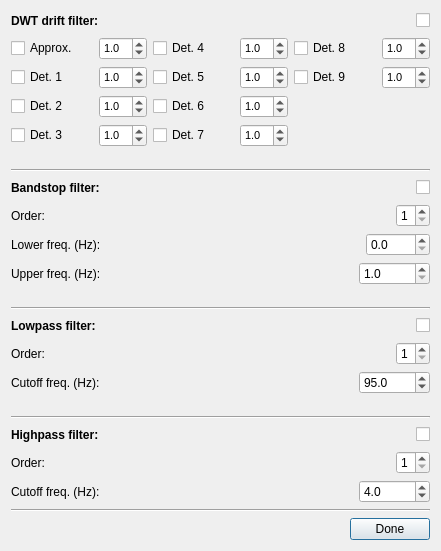
<?xml version="1.0" encoding="UTF-8"?>
<ui version="4.0">
 <class>DSP_NoiseSettings</class>
 <widget class="QDialog" name="DSP_NoiseSettings">
  <property name="geometry">
   <rect>
    <x>0</x>
    <y>0</y>
    <width>441</width>
    <height>551</height>
   </rect>
  </property>
  <property name="windowTitle">
   <string>Filtering settings</string>
  </property>
  <layout class="QVBoxLayout" name="verticalLayout_7">
   <item>
    <layout class="QHBoxLayout" name="horizontalLayout_11">
     <item>
      <layout class="QVBoxLayout" name="verticalLayout_4">
       <item>
        <widget class="QLabel" name="label_12">
         <property name="font">
          <font>
           <pointsize>9</pointsize>
           <weight>75</weight>
           <bold>true</bold>
          </font>
         </property>
         <property name="text">
          <string>DWT drift filter:</string>
         </property>
        </widget>
       </item>
      </layout>
     </item>
     <item>
      <spacer name="horizontalSpacer_11">
       <property name="orientation">
        <enum>Qt::Horizontal</enum>
       </property>
       <property name="sizeHint" stdset="0">
        <size>
         <width>40</width>
         <height>20</height>
        </size>
       </property>
      </spacer>
     </item>
     <item>
      <widget class="QCheckBox" name="checkBox_use_DWTdriftremove">
       <property name="text">
        <string/>
       </property>
       <property name="checked">
        <bool>false</bool>
       </property>
      </widget>
     </item>
    </layout>
   </item>
   <item>
    <layout class="QHBoxLayout" name="horizontalLayout_22">
     <item>
      <layout class="QVBoxLayout" name="verticalLayout">
       <item>
        <layout class="QHBoxLayout" name="horizontalLayout_12">
         <property name="spacing">
          <number>0</number>
         </property>
         <item>
          <widget class="QCheckBox" name="checkBox_approx">
           <property name="font">
            <font>
             <pointsize>9</pointsize>
            </font>
           </property>
           <property name="text">
            <string>Approx.</string>
           </property>
          </widget>
         </item>
         <item>
          <widget class="QDoubleSpinBox" name="doubleSpinBox_approxThresh">
           <property name="sizePolicy">
            <sizepolicy hsizetype="Maximum" vsizetype="Fixed">
             <horstretch>0</horstretch>
             <verstretch>0</verstretch>
            </sizepolicy>
           </property>
           <property name="font">
            <font>
             <pointsize>8</pointsize>
            </font>
           </property>
           <property name="decimals">
            <number>1</number>
           </property>
           <property name="maximum">
            <double>10.000000000000000</double>
           </property>
           <property name="singleStep">
            <double>0.100000000000000</double>
           </property>
           <property name="value">
            <double>1.000000000000000</double>
           </property>
          </widget>
         </item>
        </layout>
       </item>
       <item>
        <layout class="QHBoxLayout" name="horizontalLayout_13">
         <property name="spacing">
          <number>0</number>
         </property>
         <item>
          <widget class="QCheckBox" name="checkBox_det1">
           <property name="font">
            <font>
             <pointsize>9</pointsize>
            </font>
           </property>
           <property name="text">
            <string>Det. 1</string>
           </property>
          </widget>
         </item>
         <item>
          <widget class="QDoubleSpinBox" name="doubleSpinBox_Det1Thresh">
           <property name="sizePolicy">
            <sizepolicy hsizetype="Maximum" vsizetype="Fixed">
             <horstretch>0</horstretch>
             <verstretch>0</verstretch>
            </sizepolicy>
           </property>
           <property name="font">
            <font>
             <pointsize>8</pointsize>
            </font>
           </property>
           <property name="decimals">
            <number>1</number>
           </property>
           <property name="maximum">
            <double>10.000000000000000</double>
           </property>
           <property name="singleStep">
            <double>0.100000000000000</double>
           </property>
           <property name="value">
            <double>1.000000000000000</double>
           </property>
          </widget>
         </item>
        </layout>
       </item>
       <item>
        <layout class="QHBoxLayout" name="horizontalLayout_14">
         <property name="spacing">
          <number>0</number>
         </property>
         <item>
          <widget class="QCheckBox" name="checkBox_det2">
           <property name="font">
            <font>
             <pointsize>9</pointsize>
            </font>
           </property>
           <property name="text">
            <string>Det. 2</string>
           </property>
          </widget>
         </item>
         <item>
          <widget class="QDoubleSpinBox" name="doubleSpinBox_Det2Thresh">
           <property name="sizePolicy">
            <sizepolicy hsizetype="Maximum" vsizetype="Fixed">
             <horstretch>0</horstretch>
             <verstretch>0</verstretch>
            </sizepolicy>
           </property>
           <property name="font">
            <font>
             <pointsize>8</pointsize>
            </font>
           </property>
           <property name="decimals">
            <number>1</number>
           </property>
           <property name="maximum">
            <double>10.000000000000000</double>
           </property>
           <property name="singleStep">
            <double>0.100000000000000</double>
           </property>
           <property name="value">
            <double>1.000000000000000</double>
           </property>
          </widget>
         </item>
        </layout>
       </item>
       <item>
        <layout class="QHBoxLayout" name="horizontalLayout_15">
         <property name="spacing">
          <number>0</number>
         </property>
         <item>
          <widget class="QCheckBox" name="checkBox_det3">
           <property name="font">
            <font>
             <pointsize>9</pointsize>
            </font>
           </property>
           <property name="text">
            <string>Det. 3</string>
           </property>
          </widget>
         </item>
         <item>
          <widget class="QDoubleSpinBox" name="doubleSpinBox_Det3Thresh">
           <property name="sizePolicy">
            <sizepolicy hsizetype="Maximum" vsizetype="Fixed">
             <horstretch>0</horstretch>
             <verstretch>0</verstretch>
            </sizepolicy>
           </property>
           <property name="font">
            <font>
             <pointsize>8</pointsize>
            </font>
           </property>
           <property name="decimals">
            <number>1</number>
           </property>
           <property name="maximum">
            <double>10.000000000000000</double>
           </property>
           <property name="singleStep">
            <double>0.100000000000000</double>
           </property>
           <property name="value">
            <double>1.000000000000000</double>
           </property>
          </widget>
         </item>
        </layout>
       </item>
       <item>
        <spacer name="verticalSpacer_5">
         <property name="orientation">
          <enum>Qt::Vertical</enum>
         </property>
         <property name="sizeHint" stdset="0">
          <size>
           <width>20</width>
           <height>40</height>
          </size>
         </property>
        </spacer>
       </item>
      </layout>
     </item>
     <item>
      <layout class="QVBoxLayout" name="verticalLayout_5">
       <item>
        <layout class="QHBoxLayout" name="horizontalLayout_16">
         <property name="spacing">
          <number>0</number>
         </property>
         <item>
          <widget class="QCheckBox" name="checkBox_det4">
           <property name="font">
            <font>
             <pointsize>9</pointsize>
            </font>
           </property>
           <property name="text">
            <string>Det. 4</string>
           </property>
          </widget>
         </item>
         <item>
          <widget class="QDoubleSpinBox" name="doubleSpinBox_Det4Thresh">
           <property name="sizePolicy">
            <sizepolicy hsizetype="Maximum" vsizetype="Fixed">
             <horstretch>0</horstretch>
             <verstretch>0</verstretch>
            </sizepolicy>
           </property>
           <property name="font">
            <font>
             <pointsize>8</pointsize>
            </font>
           </property>
           <property name="decimals">
            <number>1</number>
           </property>
           <property name="maximum">
            <double>10.000000000000000</double>
           </property>
           <property name="singleStep">
            <double>0.100000000000000</double>
           </property>
           <property name="value">
            <double>1.000000000000000</double>
           </property>
          </widget>
         </item>
        </layout>
       </item>
       <item>
        <layout class="QHBoxLayout" name="horizontalLayout_17">
         <property name="spacing">
          <number>0</number>
         </property>
         <item>
          <widget class="QCheckBox" name="checkBox_det5">
           <property name="font">
            <font>
             <pointsize>9</pointsize>
            </font>
           </property>
           <property name="text">
            <string>Det. 5</string>
           </property>
          </widget>
         </item>
         <item>
          <widget class="QDoubleSpinBox" name="doubleSpinBox_Det5Thresh">
           <property name="sizePolicy">
            <sizepolicy hsizetype="Maximum" vsizetype="Fixed">
             <horstretch>0</horstretch>
             <verstretch>0</verstretch>
            </sizepolicy>
           </property>
           <property name="font">
            <font>
             <pointsize>8</pointsize>
            </font>
           </property>
           <property name="decimals">
            <number>1</number>
           </property>
           <property name="maximum">
            <double>10.000000000000000</double>
           </property>
           <property name="singleStep">
            <double>0.100000000000000</double>
           </property>
           <property name="value">
            <double>1.000000000000000</double>
           </property>
          </widget>
         </item>
        </layout>
       </item>
       <item>
        <layout class="QHBoxLayout" name="horizontalLayout_18">
         <property name="spacing">
          <number>0</number>
         </property>
         <item>
          <widget class="QCheckBox" name="checkBox_det6">
           <property name="font">
            <font>
             <pointsize>9</pointsize>
            </font>
           </property>
           <property name="text">
            <string>Det. 6</string>
           </property>
          </widget>
         </item>
         <item>
          <widget class="QDoubleSpinBox" name="doubleSpinBox_Det6Thresh">
           <property name="sizePolicy">
            <sizepolicy hsizetype="Maximum" vsizetype="Fixed">
             <horstretch>0</horstretch>
             <verstretch>0</verstretch>
            </sizepolicy>
           </property>
           <property name="font">
            <font>
             <pointsize>8</pointsize>
            </font>
           </property>
           <property name="decimals">
            <number>1</number>
           </property>
           <property name="maximum">
            <double>10.000000000000000</double>
           </property>
           <property name="singleStep">
            <double>0.100000000000000</double>
           </property>
           <property name="value">
            <double>1.000000000000000</double>
           </property>
          </widget>
         </item>
        </layout>
       </item>
       <item>
        <layout class="QHBoxLayout" name="horizontalLayout_19">
         <property name="spacing">
          <number>0</number>
         </property>
         <item>
          <widget class="QCheckBox" name="checkBox_det7">
           <property name="font">
            <font>
             <pointsize>9</pointsize>
            </font>
           </property>
           <property name="text">
            <string>Det. 7</string>
           </property>
          </widget>
         </item>
         <item>
          <widget class="QDoubleSpinBox" name="doubleSpinBox_Det7Thresh">
           <property name="sizePolicy">
            <sizepolicy hsizetype="Maximum" vsizetype="Fixed">
             <horstretch>0</horstretch>
             <verstretch>0</verstretch>
            </sizepolicy>
           </property>
           <property name="font">
            <font>
             <pointsize>8</pointsize>
            </font>
           </property>
           <property name="decimals">
            <number>1</number>
           </property>
           <property name="maximum">
            <double>10.000000000000000</double>
           </property>
           <property name="singleStep">
            <double>0.100000000000000</double>
           </property>
           <property name="value">
            <double>1.000000000000000</double>
           </property>
          </widget>
         </item>
        </layout>
       </item>
       <item>
        <spacer name="verticalSpacer_4">
         <property name="orientation">
          <enum>Qt::Vertical</enum>
         </property>
         <property name="sizeHint" stdset="0">
          <size>
           <width>20</width>
           <height>40</height>
          </size>
         </property>
        </spacer>
       </item>
      </layout>
     </item>
     <item>
      <layout class="QVBoxLayout" name="verticalLayout_6">
       <item>
        <layout class="QHBoxLayout" name="horizontalLayout_20">
         <property name="spacing">
          <number>0</number>
         </property>
         <item>
          <widget class="QCheckBox" name="checkBox_det8">
           <property name="font">
            <font>
             <pointsize>9</pointsize>
            </font>
           </property>
           <property name="text">
            <string>Det. 8</string>
           </property>
          </widget>
         </item>
         <item>
          <widget class="QDoubleSpinBox" name="doubleSpinBox_Det8Thresh">
           <property name="sizePolicy">
            <sizepolicy hsizetype="Maximum" vsizetype="Fixed">
             <horstretch>0</horstretch>
             <verstretch>0</verstretch>
            </sizepolicy>
           </property>
           <property name="font">
            <font>
             <pointsize>8</pointsize>
            </font>
           </property>
           <property name="decimals">
            <number>1</number>
           </property>
           <property name="maximum">
            <double>10.000000000000000</double>
           </property>
           <property name="singleStep">
            <double>0.100000000000000</double>
           </property>
           <property name="value">
            <double>1.000000000000000</double>
           </property>
          </widget>
         </item>
        </layout>
       </item>
       <item>
        <layout class="QHBoxLayout" name="horizontalLayout_21">
         <property name="spacing">
          <number>0</number>
         </property>
         <item>
          <widget class="QCheckBox" name="checkBox_det9">
           <property name="font">
            <font>
             <pointsize>9</pointsize>
            </font>
           </property>
           <property name="text">
            <string>Det. 9</string>
           </property>
          </widget>
         </item>
         <item>
          <widget class="QDoubleSpinBox" name="doubleSpinBox_Det9Thresh">
           <property name="sizePolicy">
            <sizepolicy hsizetype="Maximum" vsizetype="Fixed">
             <horstretch>0</horstretch>
             <verstretch>0</verstretch>
            </sizepolicy>
           </property>
           <property name="font">
            <font>
             <pointsize>8</pointsize>
            </font>
           </property>
           <property name="decimals">
            <number>1</number>
           </property>
           <property name="maximum">
            <double>10.000000000000000</double>
           </property>
           <property name="singleStep">
            <double>0.100000000000000</double>
           </property>
           <property name="value">
            <double>1.000000000000000</double>
           </property>
          </widget>
         </item>
        </layout>
       </item>
       <item>
        <spacer name="verticalSpacer_3">
         <property name="orientation">
          <enum>Qt::Vertical</enum>
         </property>
         <property name="sizeHint" stdset="0">
          <size>
           <width>20</width>
           <height>40</height>
          </size>
         </property>
        </spacer>
       </item>
      </layout>
     </item>
    </layout>
   </item>
   <item>
    <widget class="Line" name="line_2">
     <property name="orientation">
      <enum>Qt::Horizontal</enum>
     </property>
    </widget>
   </item>
   <item>
    <layout class="QHBoxLayout" name="horizontalLayout_8">
     <item>
      <layout class="QVBoxLayout" name="verticalLayout_2">
       <item>
        <widget class="QLabel" name="label_2">
         <property name="font">
          <font>
           <pointsize>9</pointsize>
           <weight>75</weight>
           <bold>true</bold>
          </font>
         </property>
         <property name="text">
          <string>Bandstop filter:</string>
         </property>
        </widget>
       </item>
      </layout>
     </item>
     <item>
      <spacer name="horizontalSpacer_8">
       <property name="orientation">
        <enum>Qt::Horizontal</enum>
       </property>
       <property name="sizeHint" stdset="0">
        <size>
         <width>40</width>
         <height>20</height>
        </size>
       </property>
      </spacer>
     </item>
     <item>
      <widget class="QCheckBox" name="checkBox_use_bandstop">
       <property name="text">
        <string/>
       </property>
       <property name="checked">
        <bool>false</bool>
       </property>
      </widget>
     </item>
    </layout>
   </item>
   <item>
    <layout class="QHBoxLayout" name="horizontalLayout">
     <item>
      <widget class="QLabel" name="label_5">
       <property name="font">
        <font>
         <pointsize>9</pointsize>
        </font>
       </property>
       <property name="text">
        <string>Order:</string>
       </property>
      </widget>
     </item>
     <item>
      <spacer name="horizontalSpacer">
       <property name="orientation">
        <enum>Qt::Horizontal</enum>
       </property>
       <property name="sizeHint" stdset="0">
        <size>
         <width>40</width>
         <height>20</height>
        </size>
       </property>
      </spacer>
     </item>
     <item>
      <widget class="QSpinBox" name="spinBox_bandstopFilterOrder">
       <property name="sizePolicy">
        <sizepolicy hsizetype="Maximum" vsizetype="Fixed">
         <horstretch>0</horstretch>
         <verstretch>0</verstretch>
        </sizepolicy>
       </property>
       <property name="font">
        <font>
         <pointsize>9</pointsize>
        </font>
       </property>
       <property name="minimum">
        <number>1</number>
       </property>
       <property name="maximum">
        <number>5</number>
       </property>
      </widget>
     </item>
    </layout>
   </item>
   <item>
    <layout class="QHBoxLayout" name="horizontalLayout_2">
     <item>
      <widget class="QLabel" name="label_6">
       <property name="font">
        <font>
         <pointsize>9</pointsize>
        </font>
       </property>
       <property name="text">
        <string>Lower freq. (Hz):</string>
       </property>
      </widget>
     </item>
     <item>
      <spacer name="horizontalSpacer_2">
       <property name="orientation">
        <enum>Qt::Horizontal</enum>
       </property>
       <property name="sizeHint" stdset="0">
        <size>
         <width>40</width>
         <height>20</height>
        </size>
       </property>
      </spacer>
     </item>
     <item>
      <widget class="QDoubleSpinBox" name="doubleSpinBox_bandstopLowerFreq">
       <property name="sizePolicy">
        <sizepolicy hsizetype="Maximum" vsizetype="Fixed">
         <horstretch>0</horstretch>
         <verstretch>0</verstretch>
        </sizepolicy>
       </property>
       <property name="font">
        <font>
         <pointsize>9</pointsize>
        </font>
       </property>
       <property name="decimals">
        <number>1</number>
       </property>
       <property name="minimum">
        <double>0.000000000000000</double>
       </property>
       <property name="maximum">
        <double>1000.000000000000000</double>
       </property>
       <property name="value">
        <double>0.000000000000000</double>
       </property>
      </widget>
     </item>
    </layout>
   </item>
   <item>
    <layout class="QHBoxLayout" name="horizontalLayout_3">
     <item>
      <widget class="QLabel" name="label_7">
       <property name="font">
        <font>
         <pointsize>9</pointsize>
        </font>
       </property>
       <property name="text">
        <string>Upper freq. (Hz):</string>
       </property>
      </widget>
     </item>
     <item>
      <spacer name="horizontalSpacer_3">
       <property name="orientation">
        <enum>Qt::Horizontal</enum>
       </property>
       <property name="sizeHint" stdset="0">
        <size>
         <width>40</width>
         <height>20</height>
        </size>
       </property>
      </spacer>
     </item>
     <item>
      <widget class="QDoubleSpinBox" name="doubleSpinBox_bandstopUpperFreq">
       <property name="sizePolicy">
        <sizepolicy hsizetype="Maximum" vsizetype="Fixed">
         <horstretch>0</horstretch>
         <verstretch>0</verstretch>
        </sizepolicy>
       </property>
       <property name="font">
        <font>
         <pointsize>9</pointsize>
        </font>
       </property>
       <property name="decimals">
        <number>1</number>
       </property>
       <property name="minimum">
        <double>1.000000000000000</double>
       </property>
       <property name="maximum">
        <double>10000.000000000000000</double>
       </property>
      </widget>
     </item>
    </layout>
   </item>
   <item>
    <spacer name="verticalSpacer">
     <property name="orientation">
      <enum>Qt::Vertical</enum>
     </property>
     <property name="sizeHint" stdset="0">
      <size>
       <width>20</width>
       <height>40</height>
      </size>
     </property>
    </spacer>
   </item>
   <item>
    <widget class="Line" name="line_3">
     <property name="orientation">
      <enum>Qt::Horizontal</enum>
     </property>
    </widget>
   </item>
   <item>
    <layout class="QHBoxLayout" name="horizontalLayout_9">
     <item>
      <layout class="QVBoxLayout" name="verticalLayout_3">
       <item>
        <widget class="QLabel" name="label_3">
         <property name="font">
          <font>
           <pointsize>9</pointsize>
           <weight>75</weight>
           <bold>true</bold>
          </font>
         </property>
         <property name="text">
          <string>Lowpass filter:</string>
         </property>
        </widget>
       </item>
      </layout>
     </item>
     <item>
      <spacer name="horizontalSpacer_9">
       <property name="orientation">
        <enum>Qt::Horizontal</enum>
       </property>
       <property name="sizeHint" stdset="0">
        <size>
         <width>40</width>
         <height>20</height>
        </size>
       </property>
      </spacer>
     </item>
     <item>
      <widget class="QCheckBox" name="checkBox_use_lowpass">
       <property name="text">
        <string/>
       </property>
       <property name="checked">
        <bool>false</bool>
       </property>
      </widget>
     </item>
    </layout>
   </item>
   <item>
    <layout class="QHBoxLayout" name="horizontalLayout_6">
     <item>
      <widget class="QLabel" name="label_10">
       <property name="font">
        <font>
         <pointsize>9</pointsize>
        </font>
       </property>
       <property name="text">
        <string>Order:</string>
       </property>
      </widget>
     </item>
     <item>
      <spacer name="horizontalSpacer_6">
       <property name="orientation">
        <enum>Qt::Horizontal</enum>
       </property>
       <property name="sizeHint" stdset="0">
        <size>
         <width>40</width>
         <height>20</height>
        </size>
       </property>
      </spacer>
     </item>
     <item>
      <widget class="QSpinBox" name="spinBox_lowPassFilterOrder">
       <property name="sizePolicy">
        <sizepolicy hsizetype="Maximum" vsizetype="Fixed">
         <horstretch>0</horstretch>
         <verstretch>0</verstretch>
        </sizepolicy>
       </property>
       <property name="font">
        <font>
         <pointsize>9</pointsize>
        </font>
       </property>
       <property name="minimum">
        <number>1</number>
       </property>
       <property name="maximum">
        <number>5</number>
       </property>
      </widget>
     </item>
    </layout>
   </item>
   <item>
    <layout class="QHBoxLayout" name="horizontalLayout_4">
     <item>
      <widget class="QLabel" name="label_8">
       <property name="font">
        <font>
         <pointsize>9</pointsize>
        </font>
       </property>
       <property name="text">
        <string>Cutoff freq. (Hz):</string>
       </property>
      </widget>
     </item>
     <item>
      <spacer name="horizontalSpacer_4">
       <property name="orientation">
        <enum>Qt::Horizontal</enum>
       </property>
       <property name="sizeHint" stdset="0">
        <size>
         <width>40</width>
         <height>20</height>
        </size>
       </property>
      </spacer>
     </item>
     <item>
      <widget class="QDoubleSpinBox" name="doubleSpinBox_lowpassFreq">
       <property name="sizePolicy">
        <sizepolicy hsizetype="Maximum" vsizetype="Fixed">
         <horstretch>0</horstretch>
         <verstretch>0</verstretch>
        </sizepolicy>
       </property>
       <property name="font">
        <font>
         <pointsize>9</pointsize>
        </font>
       </property>
       <property name="decimals">
        <number>1</number>
       </property>
       <property name="minimum">
        <double>1.000000000000000</double>
       </property>
       <property name="maximum">
        <double>10000.000000000000000</double>
       </property>
       <property name="value">
        <double>95.000000000000000</double>
       </property>
      </widget>
     </item>
    </layout>
   </item>
   <item>
    <spacer name="verticalSpacer_2">
     <property name="orientation">
      <enum>Qt::Vertical</enum>
     </property>
     <property name="sizeHint" stdset="0">
      <size>
       <width>20</width>
       <height>40</height>
      </size>
     </property>
    </spacer>
   </item>
   <item>
    <widget class="Line" name="line_4">
     <property name="orientation">
      <enum>Qt::Horizontal</enum>
     </property>
    </widget>
   </item>
   <item>
    <layout class="QHBoxLayout" name="horizontalLayout_10">
     <item>
      <widget class="QLabel" name="label_4">
       <property name="font">
        <font>
         <pointsize>9</pointsize>
         <weight>75</weight>
         <bold>true</bold>
        </font>
       </property>
       <property name="text">
        <string>Highpass filter:</string>
       </property>
      </widget>
     </item>
     <item>
      <spacer name="horizontalSpacer_10">
       <property name="orientation">
        <enum>Qt::Horizontal</enum>
       </property>
       <property name="sizeHint" stdset="0">
        <size>
         <width>40</width>
         <height>20</height>
        </size>
       </property>
      </spacer>
     </item>
     <item>
      <widget class="QCheckBox" name="checkBox_use_highpass">
       <property name="text">
        <string/>
       </property>
       <property name="checked">
        <bool>false</bool>
       </property>
      </widget>
     </item>
    </layout>
   </item>
   <item>
    <layout class="QHBoxLayout" name="horizontalLayout_7">
     <item>
      <widget class="QLabel" name="label_11">
       <property name="font">
        <font>
         <pointsize>9</pointsize>
        </font>
       </property>
       <property name="text">
        <string>Order:</string>
       </property>
      </widget>
     </item>
     <item>
      <spacer name="horizontalSpacer_7">
       <property name="orientation">
        <enum>Qt::Horizontal</enum>
       </property>
       <property name="sizeHint" stdset="0">
        <size>
         <width>40</width>
         <height>20</height>
        </size>
       </property>
      </spacer>
     </item>
     <item>
      <widget class="QSpinBox" name="spinBox_highPassFilterOrder">
       <property name="sizePolicy">
        <sizepolicy hsizetype="Maximum" vsizetype="Fixed">
         <horstretch>0</horstretch>
         <verstretch>0</verstretch>
        </sizepolicy>
       </property>
       <property name="font">
        <font>
         <pointsize>9</pointsize>
        </font>
       </property>
       <property name="minimum">
        <number>1</number>
       </property>
       <property name="maximum">
        <number>5</number>
       </property>
      </widget>
     </item>
    </layout>
   </item>
   <item>
    <layout class="QHBoxLayout" name="horizontalLayout_5">
     <item>
      <widget class="QLabel" name="label_9">
       <property name="font">
        <font>
         <pointsize>9</pointsize>
        </font>
       </property>
       <property name="text">
        <string>Cutoff freq. (Hz):</string>
       </property>
      </widget>
     </item>
     <item>
      <spacer name="horizontalSpacer_5">
       <property name="orientation">
        <enum>Qt::Horizontal</enum>
       </property>
       <property name="sizeHint" stdset="0">
        <size>
         <width>40</width>
         <height>20</height>
        </size>
       </property>
      </spacer>
     </item>
     <item>
      <widget class="QDoubleSpinBox" name="doubleSpinBox_highpassFreq">
       <property name="sizePolicy">
        <sizepolicy hsizetype="Maximum" vsizetype="Fixed">
         <horstretch>0</horstretch>
         <verstretch>0</verstretch>
        </sizepolicy>
       </property>
       <property name="font">
        <font>
         <pointsize>9</pointsize>
        </font>
       </property>
       <property name="decimals">
        <number>1</number>
       </property>
       <property name="minimum">
        <double>1.000000000000000</double>
       </property>
       <property name="maximum">
        <double>10000.000000000000000</double>
       </property>
       <property name="value">
        <double>4.000000000000000</double>
       </property>
      </widget>
     </item>
    </layout>
   </item>
   <item>
    <widget class="Line" name="line">
     <property name="orientation">
      <enum>Qt::Horizontal</enum>
     </property>
    </widget>
   </item>
   <item>
    <layout class="QHBoxLayout" name="horizontalLayout_23">
     <item>
      <spacer name="horizontalSpacer_12">
       <property name="orientation">
        <enum>Qt::Horizontal</enum>
       </property>
       <property name="sizeHint" stdset="0">
        <size>
         <width>40</width>
         <height>20</height>
        </size>
       </property>
      </spacer>
     </item>
     <item>
      <widget class="QPushButton" name="pushButton">
       <property name="font">
        <font>
         <pointsize>9</pointsize>
        </font>
       </property>
       <property name="text">
        <string>Done</string>
       </property>
      </widget>
     </item>
    </layout>
   </item>
  </layout>
 </widget>
 <resources/>
 <connections>
  <connection>
   <sender>pushButton</sender>
   <signal>clicked()</signal>
   <receiver>DSP_NoiseSettings</receiver>
   <slot>close()</slot>
   <hints>
    <hint type="sourcelabel">
     <x>390</x>
     <y>527</y>
    </hint>
    <hint type="destinationlabel">
     <x>374</x>
     <y>514</y>
    </hint>
   </hints>
  </connection>
 </connections>
</ui>
